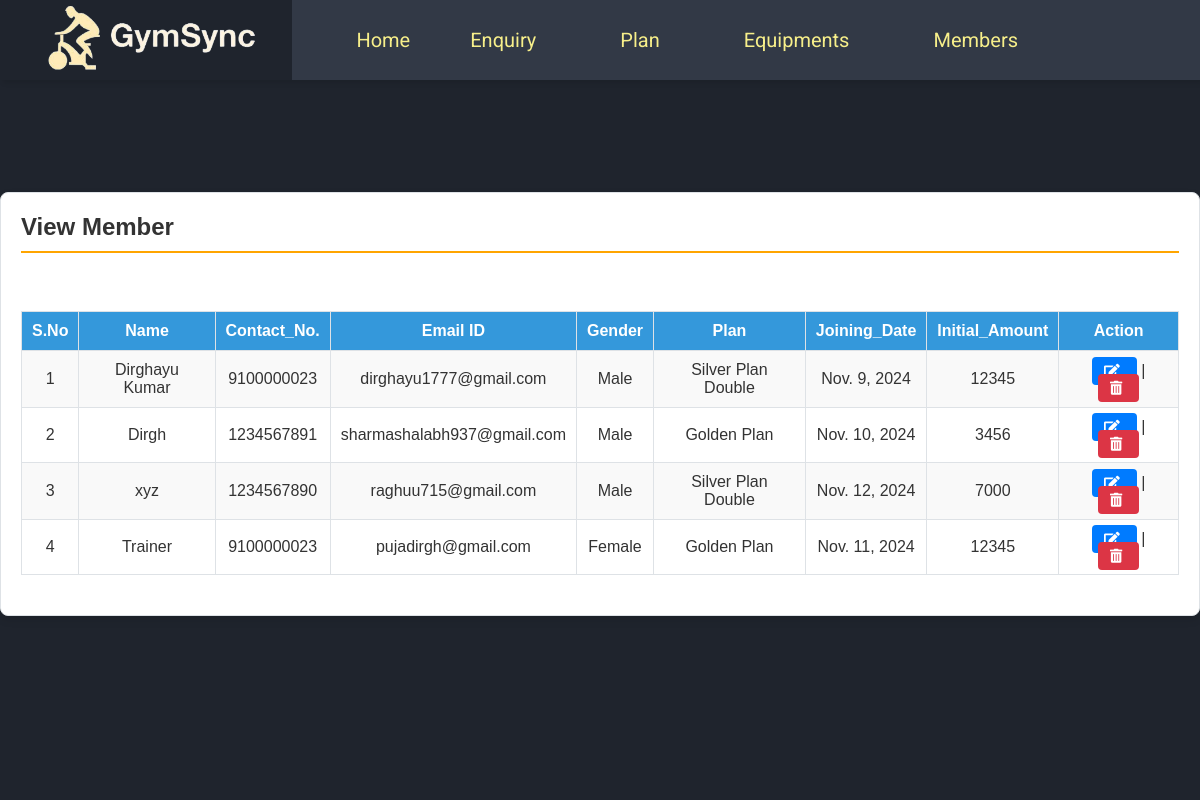
Page /viewMember (signed in) on the committed database.
### gym/models.py (models this page shows, shortened)
class Member(models.Model):
    name = models.CharField(max_length=150, null=True)
    contact = models.CharField(max_length=15, null=True)
    email = models.CharField(max_length=50, unique=True, null=True)
    password = models.CharField(max_length=100, default="default_password")
    gender = models.CharField(max_length=10, null=True)
    plan = models.CharField(max_length=100, null=True)
    joindate = models.DateField(null=True)
    chatroom_id = models.CharField(max_length=50, null=True)
    initamount = models.CharField(max_length=100, null=True)

### gym/views.py (the view)
# urls.py: path("viewMember", viewMember, name="viewMember"),
def viewMember(request):
    if not request.user.is_authenticated:
        return redirect(admin_login)
    member = Member.objects.all()
    return render(request, "viewMember.html", locals())

### gym/templates/viewMember.html (shortened to what this page needs)
{% include 'admin_nav.html' %} {% load static %} {% block main %}
<html lang="en" class="no-focus">
  <link rel="stylesheet" href="{% static 'css/view-styles.css' %}" />
  <br /><br /><br /><br />
  <div class="container card shadow mt-5">
    <div class="card-body">
      <h5 class="p-2" style="border-bottom: 2px solid orange">View Member</h5>
      <br />
      <div class="container-fluid">
        <video autoplay loop muted plays-inline class="back-video">
          <source src="static/images/bgvideo2.mp4" />
        </video>
        <table id="example" class="table table-striped table-bordered">
          <thead class="text-white">
            <tr>
              <th>S.No</th>
              <th>Name</th>
              <th>Contact_No.</th>
              <th>Email ID</th>
              <th>Gender</th>
              <th>Plan</th>
              <th>Joining_Date</th>
              <th>Initial_Amount</th>
              <th>Action</th>
            </tr>
          </thead>
          <tbody>
            {% for i in member %}
            <tr>
              <td>{{forloop.counter}}</td>
              <td>{{i.name}}</td>
              <td>{{i.contact}}</td>
              <td>{{i.email}}</td>
              <td>{{i.gender}}</td>
              <td>{{i.plan}}</td>
              <td>{{i.joindate}}</td>
              <td>{{i.initamount}}</td>
              <td>
                <a href="{% url 'edit_Member' i.id %}" class="btn btn-primary"
                  ><i class="fas fa-edit"></i
                ></a>
                |
                <a
                  href="{% url 'delete_Member' i.id %}"
                  class="btn btn-danger"
                  onclick="return confirm('Are you sure to delete this Member ?')"
                  ><i class="fas fa-trash-alt"></i
                ></a>
              </td>
            </tr>
            {% endfor %}
          </tbody>
        </table>
      </div>
    </div>
  </div>
  <link
    rel="stylesheet"
    href="https://use.fontawesome.com/releases/v5.6.3/css/all.css"
  />
</html>
{% endblock %}

### gym/static/css/admin_nav_style.css (style rules this page uses)
* { margin: 0; padding: 0; }

### gym/static/css/view-styles.css (style rules this page uses)
.container { max-width: 1185px; margin: 0 auto; padding: 20px; }
.card { margin-top: 40px; background-color: white; border-radius: 8px; border: 1px solid #dee2e6; padding: 20px; box-shadow: 0 4px 8px rgba(0, 0, 0, 0.1); }
h5 { font-size: 24px; font-weight: bold; color: #333; padding-bottom: 10px; margin-bottom: 20px; border-bottom: 3px solid goldenrod; }
table { width: 100%; border-collapse: collapse; margin: 20px 0; }
table th, table td { padding: 10px; text-align: left; border: 1px solid #dee2e6; }
thead th { background-color: #3498db; color: white; font-weight: bold; text-align: center; }
tbody td { text-align: center; }
.table-bordered { border: 1px solid #dee2e6; }
.table-striped tbody tr:nth-of-type(odd) { background-color: #f9f9f9; }
.btn { padding: 6px 12px; font-size: 14px; border-radius: 4px; text-decoration: none; color: white; cursor: pointer; }
.btn-primary { background-color: #007bff; border: none; }
.btn-danger { background-color: #dc3545; border: none; }
i { margin-right: 5px; }
.back-video { position: fixed; top: 0; left: 0; width: 100vw; height: 100vh; object-fit: cover; z-index: -1; }
@media (max-aspect-ratio: 16/9) { .back-video { width: auto; height: 100%; } }

### rows in the picture
Member: name "Dirghayu Kumar", contact "9100000023", email "dirghayu1777@gmail.com", gender "Male", plan "Silver Plan Double", joindate "Nov. 9, 2024", initamount "12345"
Member: name "Dirgh", contact "1234567891", email "sharmashalabh937@gmail.com", gender "Male", plan "Golden Plan", joindate "Nov. 10, 2024", initamount "3456"
Member: name "xyz", contact "1234567890", email "raghuu715@gmail.com", gender "Male", plan "Silver Plan Double", joindate "Nov. 12, 2024", initamount "7000"
Member: name "Trainer", contact "9100000023", email "pujadirgh@gmail.com", gender "Female", plan "Golden Plan", joindate "Nov. 11, 2024", initamount "12345"
